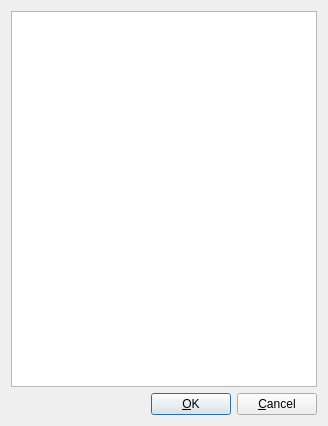
<?xml version="1.0" encoding="UTF-8"?>
<ui version="4.0">
 <class>XrefBrowseDialog</class>
 <widget class="QDialog" name="XrefBrowseDialog">
  <property name="geometry">
   <rect>
    <x>0</x>
    <y>0</y>
    <width>328</width>
    <height>426</height>
   </rect>
  </property>
  <property name="windowTitle">
   <string>Dialog</string>
  </property>
  <layout class="QVBoxLayout" name="verticalLayout">
   <item>
    <widget class="QListWidget" name="listWidget">
     <property name="font">
      <font>
       <family>Courier New</family>
      </font>
     </property>
    </widget>
   </item>
   <item>
    <layout class="QHBoxLayout" name="horizontalLayout">
     <item>
      <spacer name="horizontalSpacer">
       <property name="orientation">
        <enum>Qt::Horizontal</enum>
       </property>
       <property name="sizeHint" stdset="0">
        <size>
         <width>40</width>
         <height>20</height>
        </size>
       </property>
      </spacer>
     </item>
     <item>
      <widget class="QPushButton" name="pushButton">
       <property name="text">
        <string>&amp;OK</string>
       </property>
      </widget>
     </item>
     <item>
      <widget class="QPushButton" name="pushButton_2">
       <property name="text">
        <string>&amp;Cancel</string>
       </property>
      </widget>
     </item>
    </layout>
   </item>
  </layout>
 </widget>
 <resources/>
 <connections>
  <connection>
   <sender>pushButton</sender>
   <signal>clicked()</signal>
   <receiver>XrefBrowseDialog</receiver>
   <slot>accept()</slot>
   <hints>
    <hint type="sourcelabel">
     <x>167</x>
     <y>398</y>
    </hint>
    <hint type="destinationlabel">
     <x>141</x>
     <y>398</y>
    </hint>
   </hints>
  </connection>
  <connection>
   <sender>pushButton_2</sender>
   <signal>clicked()</signal>
   <receiver>XrefBrowseDialog</receiver>
   <slot>reject()</slot>
   <hints>
    <hint type="sourcelabel">
     <x>266</x>
     <y>405</y>
    </hint>
    <hint type="destinationlabel">
     <x>324</x>
     <y>396</y>
    </hint>
   </hints>
  </connection>
 </connections>
</ui>
